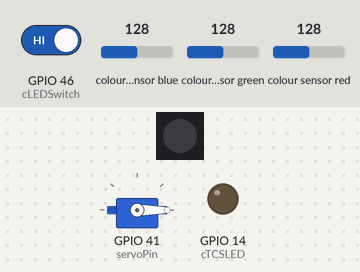
A sketch run on a simulated ESP32-S3. Shown: servo, 1 RGB LEDs in strip order, left to right, output pins drawn as LEDs (lit = HIGH). Inputs (shaded band) come from the test bench; at power-on: GPIO 46 (cLEDSwitch) HIGH, colour sensor blue 128, colour sensor green 128, colour sensor red 128. The strip is taken to match the declared colour order; what the sketch prints to the serial monitor is not drawn.

Above: at 10.09 s.
10.9 s: GPIO 46 (cLEDSwitch) driven LOW
At 11.93 s:
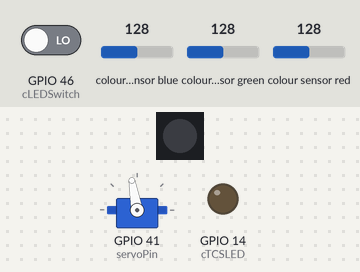
At 15.9 s:
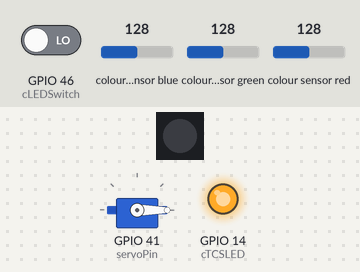
Timing chart, 0 to 24.4 s (numbered marks = the images above; inputs shaded):
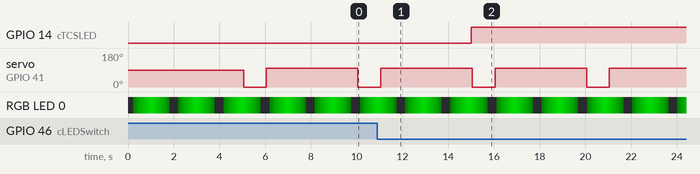

The sketch:

SortingCode.ino
```cpp
//
// MSE 2202 TCS34725 colour sensor example
//
//  Language: Arduino (C++)
//  Target:   ESP32-S3
//  Author:   Michael Naish
//  Date:     2024 03 05
//


#define PRINT_COLOUR                                  // uncomment to turn on output of colour sensor data


#include <ESP32Servo.h>
#include <Arduino.h>
#include <Adafruit_NeoPixel.h>
#include <Wire.h>
#include <SPI.h>
#include "Adafruit_TCS34725.h"


// Function declarations
void doHeartbeat();


// Constants
const int cHeartbeatInterval = 75;                    // heartbeat update interval, in milliseconds
const int cSmartLED          = 21;                    // when DIP switch S1-4 is on, SMART LED is connected to GPIO21
const int cSmartLEDCount     = 1;                     // number of Smart LEDs in use
const int cSDA               = 47;                    // GPIO pin for I2C data
const int cSCL               = 48;                    // GPIO pin for I2C clock
const int cTCSLED            = 14;                    // GPIO pin for LED on TCS34725
const int cLEDSwitch         = 46;                    // DIP switch S1-2 controls LED on TCS32725
const int servoPin           = 41;


// Variables
boolean heartbeatState       = true;                  // state of heartbeat LED
unsigned long lastHeartbeat  = 0;                     // time of last heartbeat state change
unsigned long curMillis      = 0;                     // current time, in milliseconds
unsigned long prevMillis     = 0;                     // start time for delay cycle, in milliseconds
unsigned long previousMicros = 0;                     //hold previous start time of cycle in microseconds
unsigned long currentMicros;                          //hold curreent time in microseconds


// Declare SK6812 SMART LED object
//   Argument 1 = Number of LEDs (pixels) in use
//   Argument 2 = ESP32 pin number
//   Argument 3 = Pixel type flags, add together as needed:
//     NEO_KHZ800  800 KHz bitstream (most NeoPixel products w/WS2812 LEDs)
//     NEO_KHZ400  400 KHz (classic 'v1' (not v2) FLORA pixels, WS2811 drivers)
//     NEO_GRB     Pixels are wired for GRB bitstream (most NeoPixel products)
//     NEO_RGB     Pixels are wired for RGB bitstream (v1 FLORA pixels, not v2)
//     NEO_RGBW    Pixels are wired for RGBW bitstream (NeoPixel RGBW products)
Adafruit_NeoPixel SmartLEDs(cSmartLEDCount, cSmartLED, NEO_RGB + NEO_KHZ800);
Servo servo;


// Smart LED brightness for heartbeat
unsigned char LEDBrightnessIndex = 0;
unsigned char LEDBrightnessLevels[] = {0, 0, 0, 5, 15, 30, 45, 60, 75, 90, 105, 120, 135,
                                       150, 135, 120, 105, 90, 75, 60, 45, 30, 15, 5, 0};


// TCS34725 colour sensor with 2.4 ms integration time and gain of 4
// see https://github.com/adafruit/Adafruit_TCS34725/blob/master/Adafruit_TCS34725.h for all possible values
Adafruit_TCS34725 tcs = Adafruit_TCS34725(TCS34725_INTEGRATIONTIME_2_4MS, TCS34725_GAIN_4X);
bool tcsFlag = 0;                                     // TCS34725 flag: 1 = connected; 0 = not found


void setup() {
  Serial.begin(115200);                               // Standard baud rate for ESP32 serial monitor
  servo.attach(servoPin);


  // Set up SmartLED
  SmartLEDs.begin();                                  // initialize smart LEDs object
  SmartLEDs.clear();                                  // clear pixel
  SmartLEDs.setPixelColor(0, SmartLEDs.Color(0,0,0)); // set pixel colours to black (off)
  SmartLEDs.setBrightness(0);                         // set brightness [0-255]
  SmartLEDs.show();                                   // update LED


  Wire.setPins(cSDA, cSCL);                           // set I2C pins for TCS34725
  pinMode(cTCSLED, OUTPUT);                           // configure GPIO to control LED on TCS34725
  pinMode(cLEDSwitch, INPUT_PULLUP);                  // configure GPIO to set state of TCS34725 LED


  // Connect to TCS34725 colour sensor
  if (tcs.begin()) {
    Serial.printf("Found TCS34725 colour sensor\n");
    tcsFlag = true;
  }
  else {
    Serial.printf("No TCS34725 found ... check your connections\n");
    tcsFlag = false;
  }
}


void loop() {
    currentMicros = micros(); //get current time in microseconds

    // Check if 10 seconds have elapsed
    if ((currentMicros - previousMicros) >= 5000000) { //check to see if time is up forone cycle to enter and procees with sorting
        previousMicros = currentMicros;
        Serial.print("time 5 sec\n");


            uint16_t r, g, b, c;
            digitalWrite(cTCSLED, !digitalRead(cLEDSwitch)); // turn on onboard LED if switch state is low (on position)
            if (tcsFlag) { // if colour sensor initialized
                tcs.getRawData(&r, &g, &b, &c); // get raw RGBC values
                Serial.printf("R: %d, G: %d, B: %d, C %d\n", r, g, b, c);


                if (2 < r && r < 5 && 2 < g && g < 5 && 1 < b && b < 5 && 7 < c && c < 12) { //check to see if colour detected is green
                    Serial.printf("GREEN\n");
                    servo.write(180); //turn servo all the way left if green

                } else {
                    Serial.printf("BAD\n");
                    servo.write(0); //turn the servo all the way right if colour sensed is not green
                 }


                unsigned long servoStartTime = millis(); //hold time in millisecondds
                const unsigned long servoDuration = 1000; //variable for duration of sorting cycle


                while(millis() - servoStartTime < servoDuration){
                  doHeartbeat();
                } //ensure heartbeat is continuous


                servo.write(100); //return the servo back to original position
            }

    }


    doHeartbeat();  // update heartbeat LED
}


// update heartbeat LED
void doHeartbeat() {
  curMillis = millis();                               // get the current time in milliseconds
  // check to see if elapsed time matches the heartbeat interval
  if ((curMillis - lastHeartbeat) > cHeartbeatInterval) {
    lastHeartbeat = curMillis;                        // update the heartbeat time for the next update
    LEDBrightnessIndex++;                             // shift to the next brightness level
    if (LEDBrightnessIndex > sizeof(LEDBrightnessLevels)) { // if all defined levels have been used
      LEDBrightnessIndex = 0;                         // reset to starting brightness
    }
    SmartLEDs.setBrightness(LEDBrightnessLevels[LEDBrightnessIndex]); // set brightness of heartbeat LED
    SmartLEDs.setPixelColor(0, SmartLEDs.Color(0, 250, 0)); // set pixel colours to green
    SmartLEDs.show();                                 // update LED
  }
}
```

Measured:
- after the input at 10.9 s, GPIO 14 (cTCSLED): LOW → HIGH after 4.1 s
- by itself, servo on GPIO 41 (servoPin): alternates 100° for 4.0 s and 0° for 1.0 s
